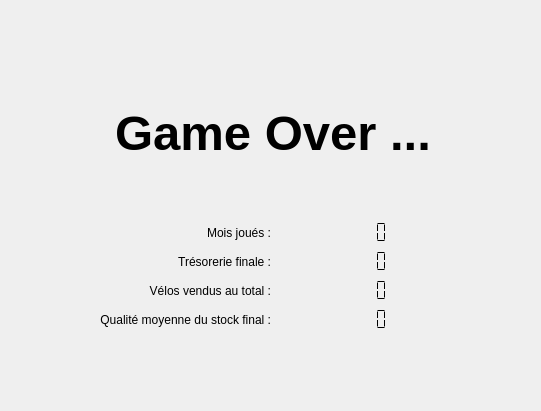
<?xml version="1.0" encoding="UTF-8"?>
<ui version="4.0">
 <class>GameOver</class>
 <widget class="QWidget" name="GameOver">
  <property name="geometry">
   <rect>
    <x>0</x>
    <y>0</y>
    <width>541</width>
    <height>411</height>
   </rect>
  </property>
  <property name="windowTitle">
   <string>Form</string>
  </property>
  <widget class="QWidget" name="verticalLayoutWidget">
   <property name="geometry">
    <rect>
     <x>80</x>
     <y>50</y>
     <width>386</width>
     <height>281</height>
    </rect>
   </property>
   <layout class="QVBoxLayout" name="verticalLayout" stretch="2,0">
    <property name="leftMargin">
     <number>20</number>
    </property>
    <property name="rightMargin">
     <number>20</number>
    </property>
    <item>
     <widget class="QLabel" name="finDuTour">
      <property name="font">
       <font>
        <pointsize>37</pointsize>
        <weight>75</weight>
        <bold>true</bold>
       </font>
      </property>
      <property name="text">
       <string>Game Over ...</string>
      </property>
      <property name="textFormat">
       <enum>Qt::AutoText</enum>
      </property>
      <property name="alignment">
       <set>Qt::AlignCenter</set>
      </property>
     </widget>
    </item>
    <item>
     <layout class="QGridLayout" name="gridLayout">
      <item row="0" column="0">
       <widget class="QLabel" name="label_mois">
        <property name="text">
         <string>Mois joués :</string>
        </property>
        <property name="alignment">
         <set>Qt::AlignRight|Qt::AlignTrailing|Qt::AlignVCenter</set>
        </property>
       </widget>
      </item>
      <item row="2" column="0">
       <widget class="QLabel" name="label_ventes">
        <property name="text">
         <string>Vélos vendus au total :</string>
        </property>
        <property name="alignment">
         <set>Qt::AlignRight|Qt::AlignTrailing|Qt::AlignVCenter</set>
        </property>
       </widget>
      </item>
      <item row="3" column="0">
       <widget class="QLabel" name="label_qualite">
        <property name="text">
         <string>Qualité moyenne du stock final :</string>
        </property>
        <property name="alignment">
         <set>Qt::AlignRight|Qt::AlignTrailing|Qt::AlignVCenter</set>
        </property>
       </widget>
      </item>
      <item row="3" column="1">
       <widget class="QLCDNumber" name="lcd_qualite">
        <property name="frameShape">
         <enum>QFrame::NoFrame</enum>
        </property>
        <property name="segmentStyle">
         <enum>QLCDNumber::Flat</enum>
        </property>
       </widget>
      </item>
      <item row="2" column="1">
       <widget class="QLCDNumber" name="lcd_ventes">
        <property name="frameShape">
         <enum>QFrame::NoFrame</enum>
        </property>
        <property name="segmentStyle">
         <enum>QLCDNumber::Flat</enum>
        </property>
       </widget>
      </item>
      <item row="1" column="0">
       <widget class="QLabel" name="label_tresorerie">
        <property name="text">
         <string>Trésorerie finale :</string>
        </property>
        <property name="alignment">
         <set>Qt::AlignRight|Qt::AlignTrailing|Qt::AlignVCenter</set>
        </property>
       </widget>
      </item>
      <item row="1" column="1">
       <widget class="QLCDNumber" name="lcd_tresorerie">
        <property name="frameShape">
         <enum>QFrame::NoFrame</enum>
        </property>
        <property name="segmentStyle">
         <enum>QLCDNumber::Flat</enum>
        </property>
       </widget>
      </item>
      <item row="0" column="1">
       <widget class="QLCDNumber" name="lcd_mois">
        <property name="enabled">
         <bool>true</bool>
        </property>
        <property name="font">
         <font>
          <pointsize>13</pointsize>
         </font>
        </property>
        <property name="frameShape">
         <enum>QFrame::NoFrame</enum>
        </property>
        <property name="digitCount">
         <number>5</number>
        </property>
        <property name="segmentStyle">
         <enum>QLCDNumber::Flat</enum>
        </property>
       </widget>
      </item>
     </layout>
    </item>
   </layout>
  </widget>
 </widget>
 <resources/>
 <connections/>
</ui>
